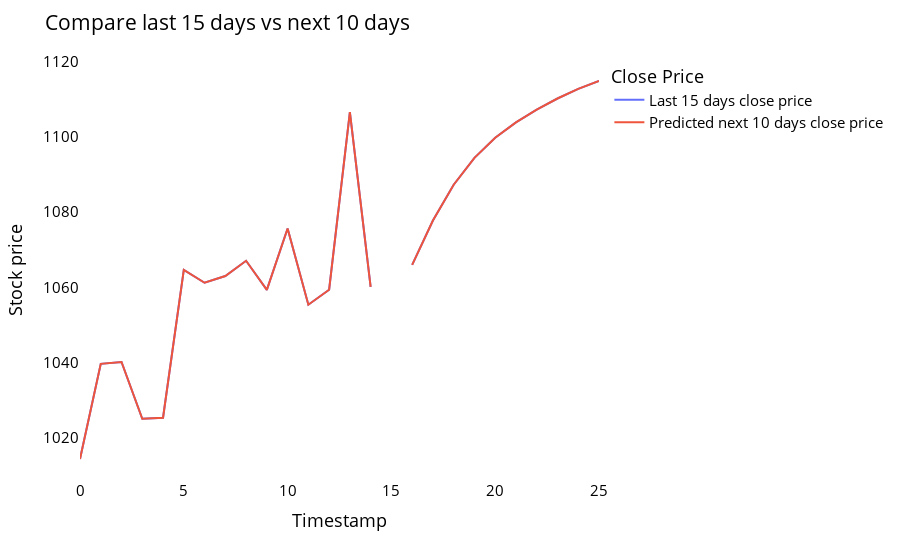

Notebook source saved alongside this figure:
### Code cell
# Plotting last 15 days and next predicted 10 days
    last_days=np.arange(1,time_step+1)
    day_pred=np.arange(time_step+1,time_step+pred_days+1)
    print(last_days)
    print(day_pred)

    temp_mat = np.empty((len(last_days)+pred_days+1,1))
    temp_mat[:] = np.nan
    temp_mat = temp_mat.reshape(1,-1).tolist()[0]

    last_original_days_value = temp_mat
    next_predicted_days_value = temp_mat

    last_original_days_value[0:time_step+1] = scaler.inverse_transform(closedf[len(closedf)-time_step:]).reshape(1,-1).tolist()[0]
    next_predicted_days_value[time_step+1:] = scaler.inverse_transform(np.array(lst_output).reshape(-1,1)).reshape(1,-1).tolist()[0]

    new_pred_plot = pd.DataFrame({
        'last_original_days_value':last_original_days_value,
        'next_predicted_days_value':next_predicted_days_value
    })

    names = cycle(['Last 15 days close price','Predicted next 10 days close price'])

    fig = px.line(new_pred_plot,x=new_pred_plot.index, y=[new_pred_plot['last_original_days_value'],
                                                          new_pred_plot['next_predicted_days_value']],
                  labels={'value': 'Stock price','index': 'Timestamp'})
    fig.update_layout(title_text='Compare last 15 days vs next 10 days',
                      plot_bgcolor='white', font_size=15, font_color='black',legend_title_text='Close Price')
    
 # Prepare the text for the annotation
predicted_prices_text = "\n".join([f"Day {i+1}: {price:.2f}" for i, price in enumerate(next_predicted_days_value[time_step+1:])])
annotation_text = f"Predicted Prices for Next 10 Days:\n{predicted_prices_text}"

    fig.for_each_trace(lambda t:  t.update(name = next(names)))
    fig.update_xaxes(showgrid=False)
    fig.update_yaxes(showgrid=False)
    fig.show()

### Figure 1 — Plotly figure (JSON) as saved in the notebook; plotly's stock layout.template omitted (floating-point values rounded to 4 significant figures)
{"data": [{"hovertemplate": "variable=last_original_days_value<br>Timestamp=%{x}<br>Stock price=%{y}<extra></extra>", "legendgroup": "last_original_days_value", "line": {"color": "#636efa", "dash": "solid"}, "marker": {"symbol": "circle"}, "mode": "lines", "name": "Last 15 days close price", "orientation": "v", "showlegend": true, "type": "scatter", "x": [0, 1, 2, 3, 4, 5, 6, 7, 8, 9, 10, 11, 12, 13, 14, 15, 16, 17, 18, 19, 20, 21, 22, 23, 24, 25], "xaxis": "x", "y": [1014.0, 1040.0, 1040.0, 1025.0, 1025.0, 1065.0, 1061.0, 1063, 1067.0, 1059.0, 1076.0, 1055.0, 1059.0, 1107.0, 1060.0, null, 1066.0, 1078.0, 1087.0, 1094.0, 1100.0, 1104.0, 1107.0, 1110.0, 1113.0, 1115.0], "yaxis": "y"}, {"hovertemplate": "variable=next_predicted_days_value<br>Timestamp=%{x}<br>Stock price=%{y}<extra></extra>", "legendgroup": "next_predicted_days_value", "line": {"color": "#EF553B", "dash": "solid"}, "marker": {"symbol": "circle"}, "mode": "lines", "name": "Predicted next 10 days close price", "orientation": "v", "showlegend": true, "type": "scatter", "x": [0, 1, 2, 3, 4, 5, 6, 7, 8, 9, 10, 11, 12, 13, 14, 15, 16, 17, 18, 19, 20, 21, 22, 23, 24, 25], "xaxis": "x", "y": [1014.0, 1040.0, 1040.0, 1025.0, 1025.0, 1065.0, 1061.0, 1063, 1067.0, 1059.0, 1076.0, 1055.0, 1059.0, 1107.0, 1060.0, null, 1066.0, 1078.0, 1087.0, 1094.0, 1100.0, 1104.0, 1107.0, 1110.0, 1113.0, 1115.0], "yaxis": "y"}], "layout": {"font": {"color": "black", "size": 15}, "legend": {"title": {"text": "Close Price"}, "tracegroupgap": 0}, "margin": {"t": 60}, "plot_bgcolor": "white", "title": {"text": "Compare last 15 days vs next 10 days"}, "xaxis": {"anchor": "y", "domain": [0, 1], "showgrid": false, "title": {"text": "Timestamp"}}, "yaxis": {"anchor": "x", "domain": [0, 1], "showgrid": false, "title": {"text": "Stock price"}}}}
